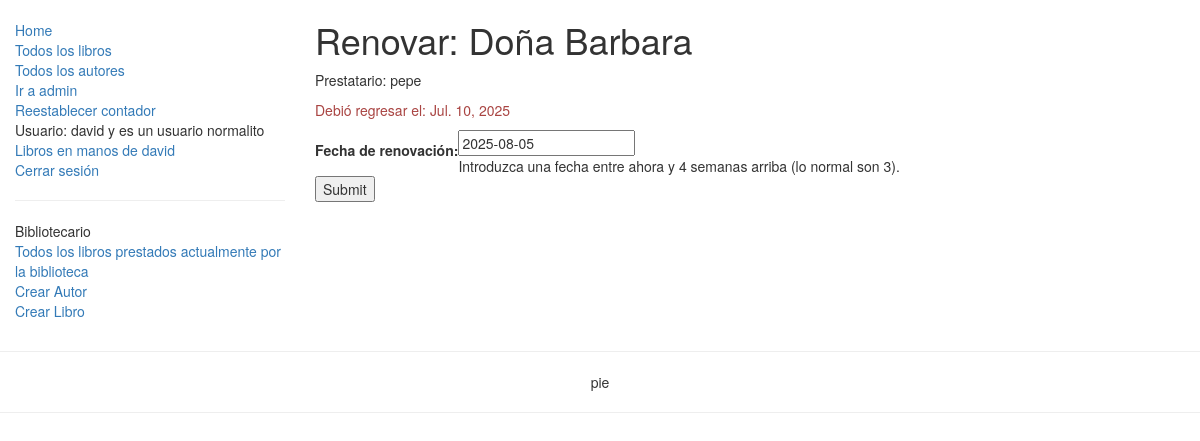
The page /catalogo/libro/8295f0c6-9816-40eb-a23b-2817b1ee8a90/renovacion/ (signed in) on the database as committed earlier.
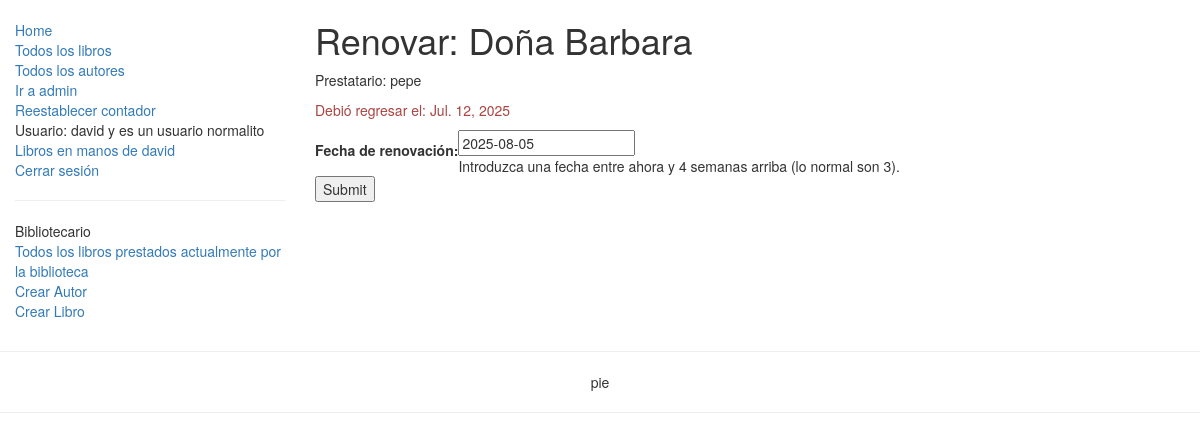
The same page on the database as committed later.
### catalogo/models.py (models this page shows, shortened)
class LibroInstancia(models.Model):
    id = models.UUIDField(primary_key=True, default=uuid.uuid4, help_text="ID único para este libro particular en toda la biblioteca")
    libro = models.ForeignKey('Libro', on_delete=models.SET_NULL, null=True)
    imprenta = models.CharField(max_length=200)
    debidoderegresar = models.DateField(null=True, blank=True)
    prestatario = models.ForeignKey(User, on_delete=models.SET_NULL, null=True, blank=True)
    PRESTAMO_STATUS = (
        ('m', 'Mantenimieno'),
        ('p', 'En prestamo'),
        ('d', 'Disponible'),
        ('r', 'Reservado'),
    )
    estatus = models.CharField(max_length=1, choices=PRESTAMO_STATUS, blank=True, default='m', help_text='Disponibilidad del libro')
    class Meta:
        ordering = ["debidoderegresar"] #ordering es un apuntador-identificador de palabra reservada de django para esta clase, no puedo usar el nombre "ordenar".
        permissions = (("puedeMarcarRetornado", "Colocar libro como retornado"),)
    @property
    def estaVencido(self):
        if self.debidoderegresar and date.today() > self.debidoderegresar:
            return True
        return False

class Libro(models.Model):
    titulo = models.CharField(max_length=200)
    autor = models.ForeignKey('Autor', on_delete=models.SET_NULL, null=True)
    descripcion = models.TextField(max_length=1000, help_text="Ingrese una breve descripción del libro")
    isbn = models.CharField('ISBN',max_length=13, help_text='13 Caracteres <a href="https://www.isbn-international.org/content/what-isbn">ISBN number</a>')
    genero = models.ManyToManyField(Genero, help_text="Seleccione un genero para este libro")
    lenguaje = models.ForeignKey('Lenguaje', on_delete=models.SET_NULL, null=True)
    class Meta:
        ordering = ['titulo', 'autor']
    def mostrar_genero(self):
        return ', '.join([ genero.nombre for genero in self.genero.all()[:3] ])
    mostrar_genero.short_description = 'Genero'

### catalogo/views.py (the view)
# urls.py: path('libro/<uuid:claveprimaria>/renovacion/', views.renovacionLibroPorLibrero, name='renovDeLibroPorLibrero'),
@permission_required('catalogo.puedeMarcarRetornado')
def renovacionLibroPorLibrero(solicitud, claveprimaria):
    libroInstancia=get_object_or_404(LibroInstancia, pk = claveprimaria)
    if solicitud.method == 'POST':
        formulario = ModeloFormRenovDeLibros(solicitud.POST)
        if formulario.is_valid():
            libroInstancia.debidoderegresar= formulario.cleaned_data['debidoderegresar']
            libroInstancia.save()
            return HttpResponseRedirect(reverse('librosAlquiladosActualmente') )
    else:
        fechaDeRenovacionPropuesta = datetime.date.today() + datetime.timedelta(weeks=3)
        formulario = ModeloFormRenovDeLibros(initial={'debidoderegresar': fechaDeRenovacionPropuesta}) #Ojo: los nombres de variables de contexto deben coincidir con sus respectivos nombres de campo en la clase formulario creada, o no se visualizarán en la plantilla.
    return render(solicitud, 'catalogo/formularioRenovacion.html', {'formulario': formulario, 'instanciaDeLibro':libroInstancia})

### catalogo/forms.py (shortened to what this page needs)
class ModeloFormRenovDeLibros(ModelForm):
    class Meta:
        model = LibroInstancia
        fields = ['debidoderegresar',]
        labels = { 'debidoderegresar': _('Fecha de renovación'), }
        help_texts = { 'debidoderegresar': _('Introduzca una fecha entre ahora y 4 semanas arriba (lo normal son 3).'), }

### catalogo/templates/catalogo/formularioRenovacion.html (shortened to what this page needs)
{% extends "base1.html" %}
{% block content %}
    <h1>Renovar: {{instanciaDeLibro.libro.titulo}}</h1>
    <p>Prestatario: {{instanciaDeLibro.prestatario}}</p>
    <p{% if instanciaDeLibro.estaVencido %} class="text-danger"{% endif %}>Debió regresar el: {{instanciaDeLibro.debidoderegresar}}</p>
    <form action="" method="post">
        <table>
        {{ formulario }}
        </table>
        <input type="submit" value="Submit" />
    </form>
{% endblock %}

Rows that differ between the two databases and show on the page:
changed LibroInstancia "Doña Barbara": debidoderegresar "Jul. 10, 2025" → "Jul. 12, 2025"
